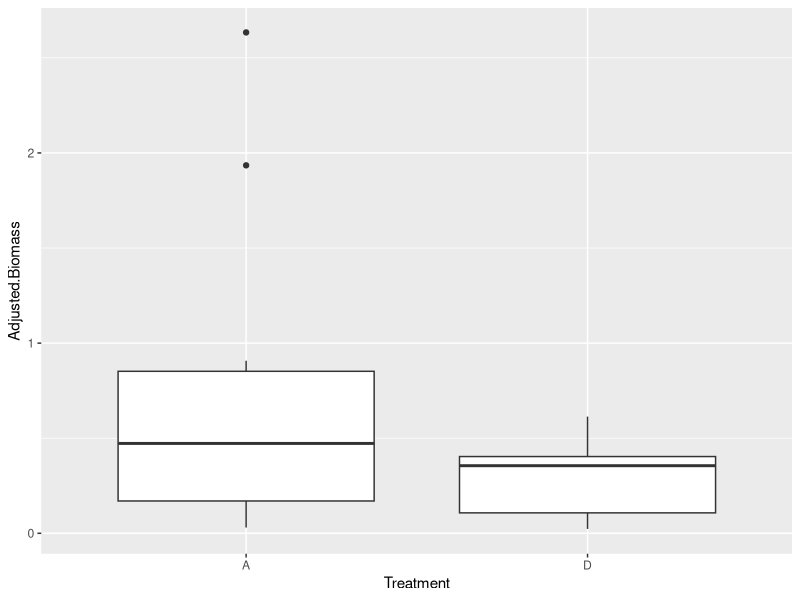
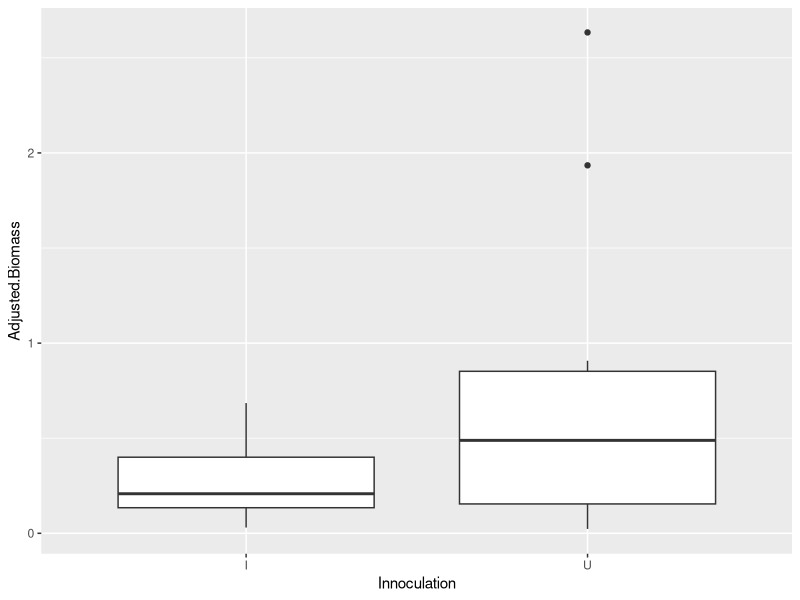
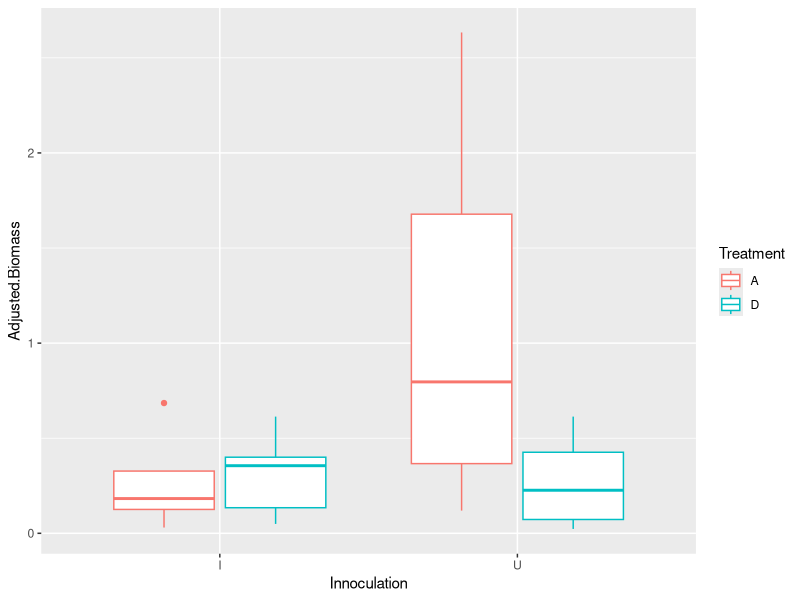
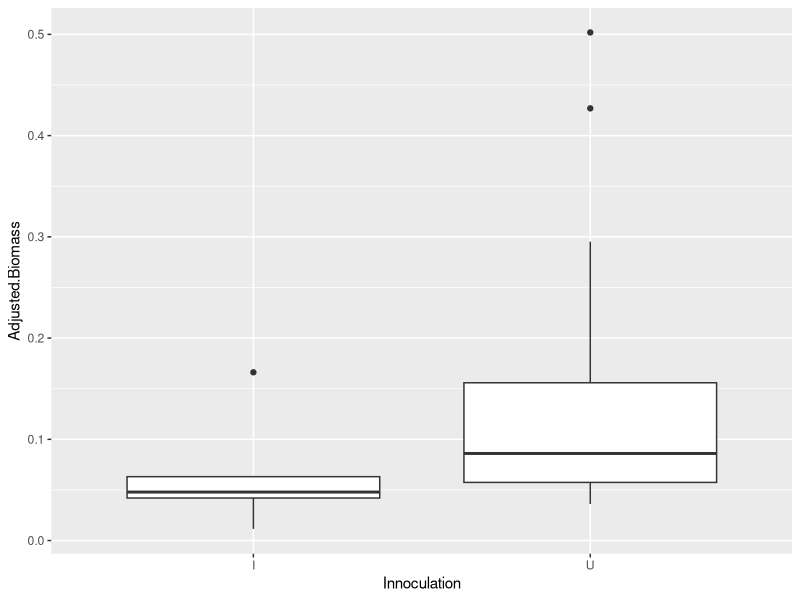
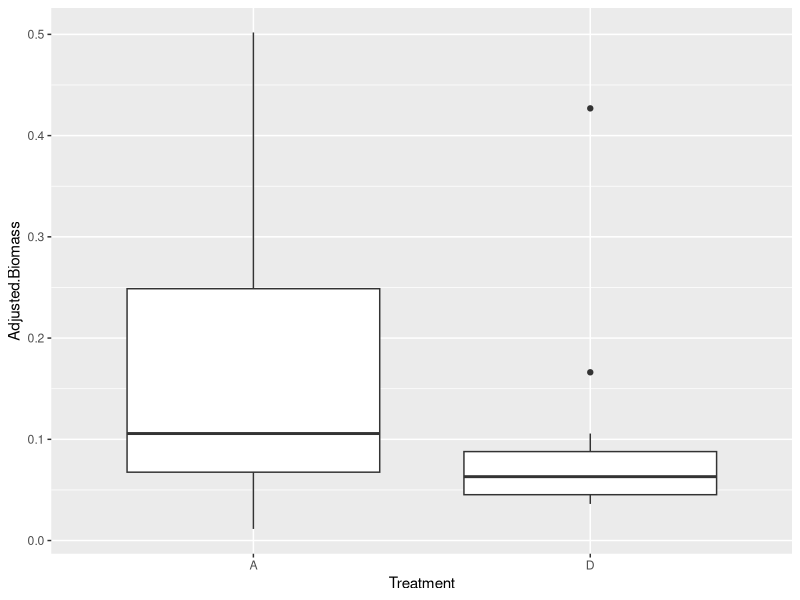
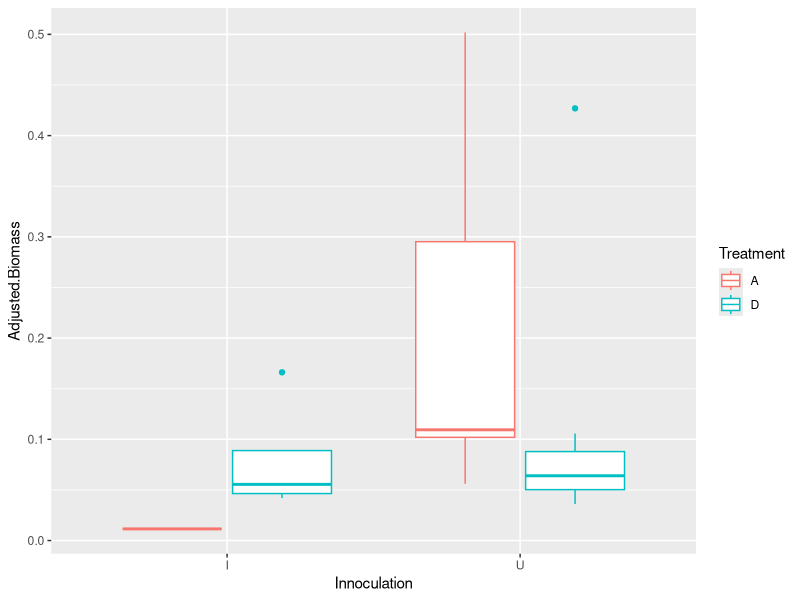

The R source for these figures, in order: (Note: this script raises an error after producing the figures.)
library(tidyverse)
library(dplyr)
#%>% is called a pipeline=(ex.name%>%) it will continue whatever you want to apply to the initial data frame
#tidyverse gets the data into the format you want; when you run statistics you aren't using tidyverse
#"~" denotes an equation
#hold "control" and "return" to run line

#library(minpack.lm)
#library(nlstools)
#library(grid)
#library(gridExtra)

setwd("~/Desktop/Repositories/mega-competition/THESIS/")  

Focal<- read.csv("Focal Individuals.csv")
Back<- read.csv("Background_Individuals.csv")
Neighbor<- read.csv("Neighborhood_Counts.csv")

colnames(Neighbor)
colnames(Focal)

Neighbor_Clean<-Neighbor%>%
  filter(Phytometer!="BRHO", Phytometer!="PLER", Phytometer!="BHRO")
#"!=" does not equal 

Neighbor_Clean$CRCO <- NULL
head(Neighbor_Clean)
#removed CRCO

Neighbor_Clean$Weed_Sum <-rowSums(Neighbor_Clean[ ,c(10,11,12,13,14,15)], na.rm=TRUE)
#summed weed counts

Neighbor_Clean <- Neighbor_Clean %>% 
  mutate(Survival = Phyto.. / 3) 
#created survival percentage

colnames(Neighbor_Clean) <- c("Block..", "Plot..", "Sub..", "Treatment", "Background", "Density","Sample.Name", "Back.Ind..", "Phyto..","ERBO","FIGA","GAMU","HYGL","SIGA","other","X", "Weed_Sum", "Survival") 

Focal_All<-left_join(Neighbor_Clean,Focal,by=c("Block..", "Plot..", "Treatment", "Sample.Name"))
#"c"=character vector (list)

count_focal<-Focal_All%>%
  group_by(Species, Innoculation, Treatment) %>% 
  summarize(count=n())

mean_focal<-Focal_All%>%
  group_by(Species, Innoculation, Treatment) %>% 
  summarize(mean_biomass=mean(Adjusted.Biomass),sd_biomass=sd(Adjusted.Biomass))

#TRIF STATS
THIR_focal<-Focal_All%>%
  filter(Species=="THIR")
#Boolean "==" evaluates if an expression is true or false; if true it will keep it, if false it will remove it
aov_THIR_focal<-aov(Adjusted.Biomass~Treatment*Innoculation, data=THIR_focal)
#"+" means no interaction between variables, "*" means you are assuming there is interaction 
summary(aov_THIR_focal)
#look at "Pr(>F) for the p-value
#"*" in Signif.codes mean less than 0.05
#"." in Signif.codes means "marginally significant"
#####CONCLUSION: TREATMENT ALONE IS MARGINALLY SIGNIFICANT (0.0772)

aov_THIR_focal_add<-aov(Adjusted.Biomass~Treatment+Innoculation, data=THIR_focal)
summary(aov_THIR_focal_add)
######CONCLUSION: TREATMENT ALONE IS MARGINALLY SIGNIFICANT (0.0887)

ggplot(THIR_focal,aes(x=Treatment, y=Adjusted.Biomass))+
  geom_boxplot()
#aes means "aesthetics"?, tell it x-var and y-var
#"+" like adding another "layer"

ggplot(THIR_focal,aes(x=Innoculation, y=Adjusted.Biomass))+
  geom_boxplot()

ggplot(THIR_focal,aes(x=Innoculation, y=Adjusted.Biomass, color=Treatment))+
  geom_boxplot()

aov_THIR_weed<-aov(Adjusted.Biomass~Weed_Sum*Survival, data=THIR_focal)
summary(aov_THIR_weed)

#TWIL STATS
TWIL_focal<-Focal_All%>%
  filter(Species=="TWIL")
#Boolean "==" evaluates if an expression is true or false; if true it will keep it, if false it will remove it
aov_TWIL_focal<-aov(Adjusted.Biomass~Treatment*Innoculation, data=TWIL_focal)
#"+" means no interaction between variables, "*" means you are assuming there is interaction 
summary(aov_TWIL_focal)
#look at "Pr(>F) for the p-value
#"*" in Signif.codes mean less than 0.05
#"." in Signif.codes means "marginally significant"
######CONCLUSION: NO SIGNIFICANCE

aov_TWIL_focal_add<-aov(Adjusted.Biomass~Treatment+Innoculation, data=TWIL_focal)
summary(aov_TWIL_focal_add)
######CONCLUSION: NO SIGNIFICANCE

ggplot(TWIL_focal,aes(x=Innoculation, y=Adjusted.Biomass))+
  geom_boxplot()

ggplot(TWIL_focal,aes(x=Treatment, y=Adjusted.Biomass))+
  geom_boxplot()

ggplot(TWIL_focal,aes(x=Innoculation, y=Adjusted.Biomass, color=Treatment))+
  geom_boxplot()

#WEED STATS

#TWIL
aov_TWIL_weed<-aov(Adjusted.Biomass~Weed_Sum*Innoculation, data=TWIL_focal)
summary(aov_TWIL_weed)
######CONCLUSION: NO SIGNIFICANCE

aov_TWIL_weed<-aov(Adjusted.Biomass~Weed_Sum+Innoculation, data=TWIL_focal)
summary(aov_TWIL_weed)
######CONCLUSION: NO SIGNIFICANCE

aov_TWIL_weed<-aov(Adjusted.Biomass~Weed_Sum*Treatment, data=TWIL_focal)
summary(aov_TWIL_weed)
######CONCLUSION: NO SIGNIFICANCE

aov_TWIL_weed<-aov(Adjusted.Biomass~Weed_Sum+Treatment, data=TWIL_focal)
summary(aov_TWIL_weed)
######CONCLUSION: NO SIGNIFICANCE

aov_TWIL_weed<-aov(Survival~Weed_Sum*Innoculation, data=TWIL_focal)
summary(aov_TWIL_weed)
######CONCLUSION: NO SIGNIFICANCE

aov_TWIL_weed<-aov(Survival~Weed_Sum+Innoculation, data=TWIL_focal)
summary(aov_TWIL_weed)
######CONCLUSION: NO SIGNIFICANCE

aov_TWIL_weed<-aov(Survival~Weed_Sum*Treatment, data=TWIL_focal)
summary(aov_TWIL_weed)
######CONCLUSION: NO SIGNIFICANCE

aov_TWIL_weed<-aov(Survival~Weed_Sum+Treatment, data=TWIL_focal)
summary(aov_TWIL_weed)
######CONCLUSION: NO SIGNIFICANCE


#THIR
aov_THIR_weed<-aov(Adjusted.Biomass~Weed_Sum*Innoculation, data=THIR_focal)
summary(aov_THIR_weed)
######CONCLUSION: NO SIGNIFICANCE

aov_THIR_weed<-aov(Adjusted.Biomass~Weed_Sum+Innoculation, data=THIR_focal)
summary(aov_THIR_weed)
######CONCLUSION: NO SIGNIFICANCE

aov_THIR_weed<-aov(Adjusted.Biomass~Weed_Sum*Treatment, data=THIR_focal)
summary(aov_THIR_weed)
######CONCLUSION: TREATMENT ALONE IS MARGINALLY SIGNIFICANT (0.072)

aov_THIR_weed<-aov(Adjusted.Biomass~Weed_Sum+Treatment, data=THIR_focal)
summary(aov_THIR_weed)
######CONCLUSION: TREATMENT ALONE IS MARGINALLY SIGNIFICANT (0.0649)

aov_THIR_weed<-aov(Survival~Weed_Sum*Innoculation, data=THIR_focal)
summary(aov_THIR_weed)
######CONCLUSION: NO SIGNIFICANCE

aov_THIR_weed<-aov(Survival~Weed_Sum+Innoculation, data=THIR_focal)
summary(aov_THIR_weed)
######CONCLUSION: NO SIGNIFICANCE

aov_THIR_weed<-aov(Survival~Weed_Sum*Treatment, data=THIR_focal)
summary(aov_THIR_weed)
######CONCLUSION: NO SIGNIFICANCE

aov_THIR_weed<-aov(Survival~Weed_Sum+Treatment, data=THIR_focal)
summary(aov_THIR_weed)
######CONCLUSION: NO SIGNIFICANCE


#BACK STATS

#BACK STATS NOTES:what to comapare with treatment/if anything, create a separate TWIL and THIR background table, create adjusted biomass row

#TWIL

aov_TWIL_back<-aov(Adjusted.Biomass~Treatment, data=Back)
summary(aov_TWIL_back)
######CONCLUSION: TREATMENT ALONE IS MARGINALLY SIGNIFICANT (0.072)

aov_TWIL_back<-aov(Adjusted.Biomass~Weed_Sum+Treatment, data=Back)
summary(aov_THIR_weed)
######CONCLUSION: TREATMENT ALONE IS MARGINALLY SIGNIFICANT (0.0649)

aov_TWIL_back<-aov(Adjusted.Nodules~Weed_Sum*Innoculation, data=Back)
summary(aov_THIR_weed)
######CONCLUSION: NO SIGNIFICANCE

aov_TWIL_back<-aov(Adjusted.Nodules~Weed_Sum+Innoculation, data=Back)
summary(aov_THIR_weed)
######CONCLUSION: NO SIGNIFICANCE

aov_TWIL_back<-aov(Adjusted.Nodules~Weed_Sum*Treatment, data=Back)
summary(aov_THIR_weed)
######CONCLUSION: NO SIGNIFICANCE

aov_TWIL_back<-aov(Adjusted.Nodules~Weed_Sum+Treatment, data=Back)
summary(aov_THIR_weed)
######CONCLUSION: NO SIGNIFICANCE

#THIR
xxxx

###HELP
#WEED COUNT (X-AXIS) AND PERCENT SURVIVAL (Y-AXIS) CONTINOUS VARIABLES AS SCATTERPLOT AND BOXPLOT;COLOR BY TREATMENT OR INOCULATION

#BOXPLOTS W/ WEEDS
ggplot(TWIL_focal, aes(x=Weed_Sum, y=Survival, color=Treatment))+
  geom_boxplot()

ggplot(THIR_focal, aes(x=Weed_Sum, y=Survival, color=Innoculation))+
  geom_boxplot()

#SCATTERPLOTS???
#ggplot(Focal_All, aes(x=Survival, y=Weed_Sum, color=Treatment))+
  #geom_point()

#BARPLOTS
ggplot(THIR_focal, aes(x=Survival, y=Weed_Sum, fill=Innoculation))+
  geom_bar(position='dodge', stat='identity')

ggplot(THIR_focal, aes(x=Survival, y=Weed_Sum, fill=Treatment))+
  geom_bar(position='dodge', stat='identity')

ggplot(TWIL_focal, aes(x=Survival, y=Weed_Sum, fill=Innoculation))+
  geom_bar(position='dodge', stat='identity')

ggplot(TWIL_focal, aes(x=Survival, y=Weed_Sum, fill=Treatment))+
  geom_bar(position='dodge', stat='identity')

#separate by TWIL and THIR
#run anova 

#means and stand.devs
#what significance tests should i run
###Two-way ANOVA: good for categorical comparisons (ex.FOCAL=we have multiple predictor variables; two independent variables (Treatment and Inoculation), one dependent variable (Adjusted.Biomass)) 
#FOCAL: TWIL-U and TWIL-I D/A biomass, THIR-U and THIR-I D/A biomass
#BACK: TWIL-U D/A biomass and nodules, THIR-U D/A biomass and nodules
#nodules=continuous variable---scatter plot
#NEIGHBOR:  TWIL-U and TWIL-I D/A biomass w/ weeds OR background species, THIR-U and THIR-I D/A biomass w/ weeds OR background specie
#make graphs---box-and-whisker plot graphs to start 
